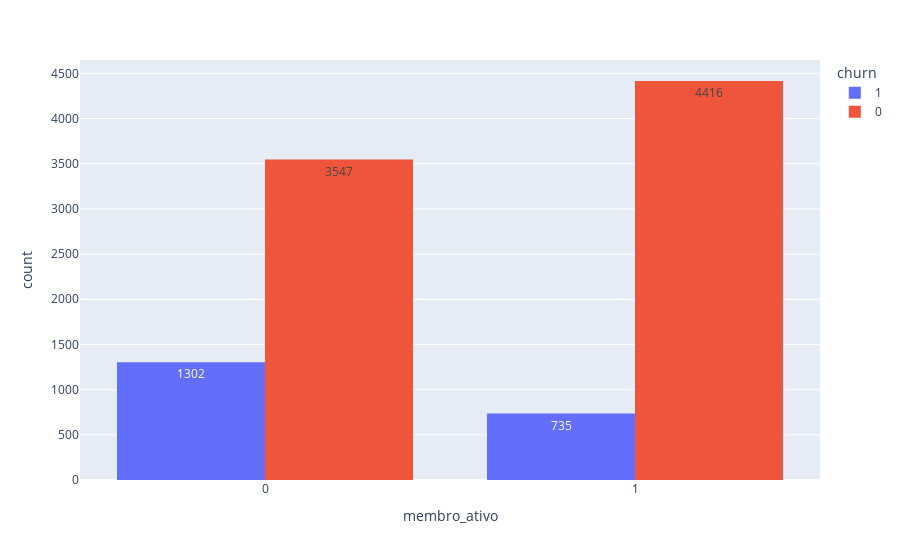

The cell this chart's notebook holds for it:
### Code cell
px.histogram(dados, x='membro_ativo', text_auto = True, color='churn', barmode = 'group')

### Figure 1 — Plotly figure (JSON) as saved in the notebook; plotly's stock layout.template omitted (floating-point values rounded to 4 significant figures; data arrays with more than 128 entries replaced by an {"elided": "..."} marker saying what was removed)
{"data": [{"alignmentgroup": "True", "bingroup": "x", "hovertemplate": "churn=1<br>membro_ativo=%{x}<br>count=%{y}<extra></extra>", "legendgroup": "1", "marker": {"color": "#636efa", "pattern": {"shape": ""}}, "name": "1", "offsetgroup": "1", "orientation": "v", "showlegend": true, "texttemplate": "%{value}", "type": "histogram", "x": {"elided": "2037 int values"}, "xaxis": "x", "yaxis": "y"}, {"alignmentgroup": "True", "bingroup": "x", "hovertemplate": "churn=0<br>membro_ativo=%{x}<br>count=%{y}<extra></extra>", "legendgroup": "0", "marker": {"color": "#EF553B", "pattern": {"shape": ""}}, "name": "0", "offsetgroup": "0", "orientation": "v", "showlegend": true, "texttemplate": "%{value}", "type": "histogram", "x": {"elided": "7963 int values"}, "xaxis": "x", "yaxis": "y"}], "layout": {"barmode": "group", "legend": {"title": {"text": "churn"}, "tracegroupgap": 0}, "margin": {"t": 60}, "xaxis": {"anchor": "y", "domain": [0, 1], "title": {"text": "membro_ativo"}}, "yaxis": {"anchor": "x", "domain": [0, 1], "title": {"text": "count"}}}}
